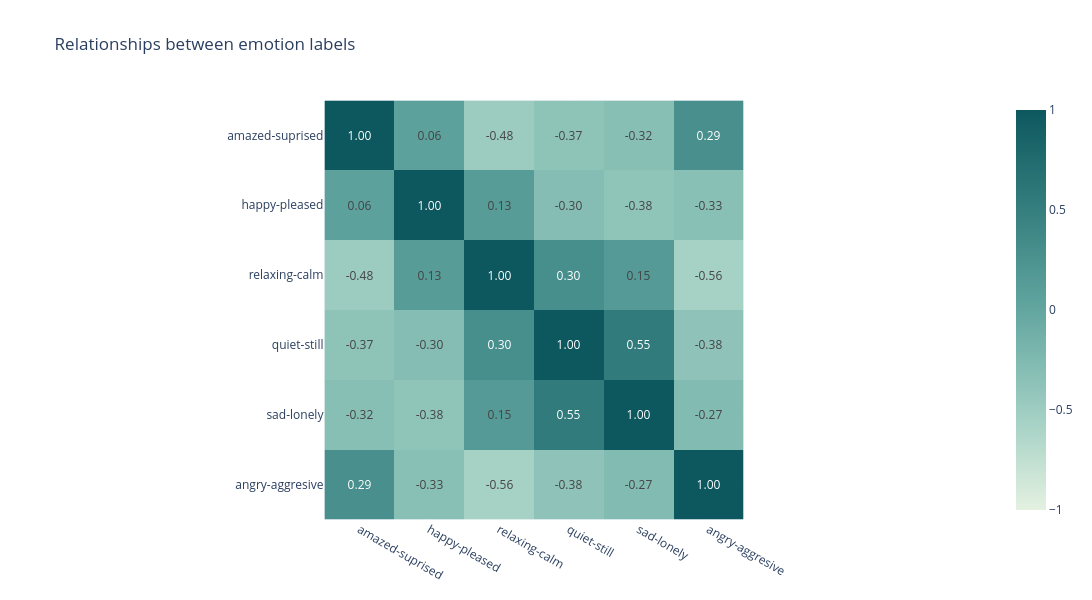

Notebook source saved alongside this figure:
### Code cell
#heatmap
fig = px.imshow(
    emo_corr,
    text_auto='.2f',
    zmin=-1,
    zmax=1,
    color_continuous_scale='mint',
    title='Relationships between emotion labels',
    width=1100,
    height=600
)

fig.show()

### Figure 1 — Plotly figure (JSON) as saved in the notebook; plotly's stock layout.template omitted (floating-point values rounded to 4 significant figures)
{"data": [{"coloraxis": "coloraxis", "hovertemplate": "x: %{x}<br>y: %{y}<br>color: %{z}<extra></extra>", "name": "0", "texttemplate": "%{z:.2f}", "type": "heatmap", "x": ["amazed-suprised", "happy-pleased", "relaxing-calm", "quiet-still", "sad-lonely", "angry-aggresive"], "xaxis": "x", "y": ["amazed-suprised", "happy-pleased", "relaxing-calm", "quiet-still", "sad-lonely", "angry-aggresive"], "yaxis": "y", "z": [[1, 0.06256, -0.4779, -0.3701, -0.3212, 0.2935], [0.06256, 1, 0.1292, -0.2988, -0.3837, -0.3297], [-0.4779, 0.1292, 1, 0.2988, 0.1522, -0.5617], [-0.3701, -0.2988, 0.2988, 1, 0.5454, -0.3777], [-0.3212, -0.3837, 0.1522, 0.5454, 1, -0.2694], [0.2935, -0.3297, -0.5617, -0.3777, -0.2694, 1]]}], "layout": {"coloraxis": {"cmax": 1, "cmin": -1, "colorscale": [[0, "rgb(228, 241, 225)"], [0.1667, "rgb(180, 217, 204)"], [0.3333, "rgb(137, 192, 182)"], [0.5, "rgb(99, 166, 160)"], [0.6667, "rgb(68, 140, 138)"], [0.8333, "rgb(40, 114, 116)"], [1, "rgb(13, 88, 95)"]]}, "height": 600, "title": {"text": "Relationships between emotion labels"}, "width": 1100, "xaxis": {"anchor": "y", "autorange": true, "constrain": "domain", "domain": [0.2692, 0.7308], "range": [-0.5, 5.5], "scaleanchor": "y", "type": "category"}, "yaxis": {"anchor": "x", "autorange": true, "constrain": "domain", "domain": [0, 1], "range": [5.5, -0.5], "type": "category"}}}
